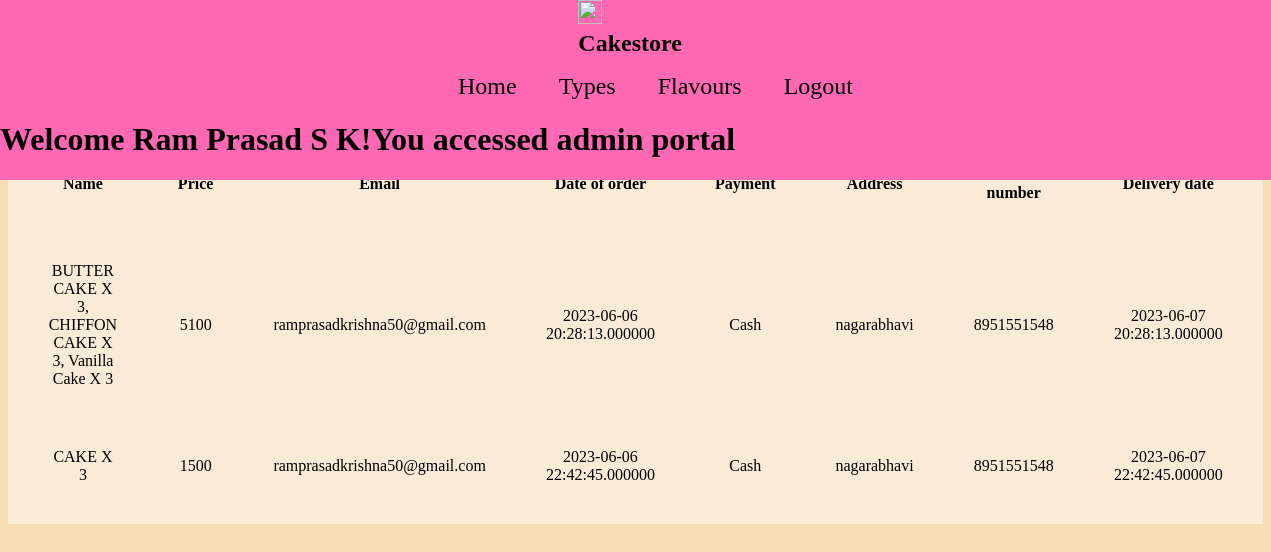
The app's page /admin.php (signed in) with its own data.
### tables this page shows
CREATE TABLE `orders` (
  `name` varchar(300) DEFAULT NULL,
  `price` int(5) DEFAULT NULL,
  `email` varchar(50) DEFAULT NULL,
  `d` datetime(6) NOT NULL,
  `payment` varchar(20) NOT NULL,
  `address` varchar(300) NOT NULL,
  `delivery` datetime(6) NOT NULL,
  `phno` bigint(10) NOT NULL
);

### admin.php (the view, shortened to what this page needs)
<?php
include 'connect.php';
?>
<!DOCTYPE html>
<html lang="en">
<head>
    <link rel="stylesheet" href="style.css">
</head>
<body style="background-color: wheat;">
    <div class="heading">
        <div class="logo"><img src="https://cdn.iconscout.com/icon/free/png-256/free-cake-1582399-1343940.png" width="24px" height="24px"> Cakestore </img></div>
        <ul class="nav">
            <li><a class="link" href="index.php"> Home </a></li>&nbsp;&nbsp;&nbsp;&nbsp;&nbsp;&nbsp;&nbsp;&nbsp;
            <li><a class="link" href="edittypes.php"> Types </a></li>&nbsp;&nbsp;&nbsp;&nbsp;&nbsp;&nbsp;&nbsp;&nbsp;
            <li><a class="link" href="editflavours.php"> Flavours </a></li>&nbsp;&nbsp;&nbsp;&nbsp;&nbsp;&nbsp;&nbsp;&nbsp;
            <li><a class="link" href="logout.php"> Logout </a></li><br>
        </ul>
        <h1>
            <?php
            if(isset($_SESSION['name'])){
                echo "Welcome ".$_SESSION['name']."!";
                echo "You accessed admin portal";
            }
            ?>
        </h1>
    </div>
    <div class="cat"><br>
        <table cellspacing="20px" cellpadding="20px" width="100%" style="text-align:center;">
            <tr>
                <th>Name</th>
                <th>Price</th>
                <th>Email</th>
                <th>Date of order</th>
                <th>Payment</th>
                <th>Address</th>
                <th>Phone number</th>
                <th>Delivery date</th>
            </tr>
            <?php
                $sql="SELECT * FROM `orders`";
                $stmt=$conn->prepare($sql);
                $stmt->execute();
                $result=$stmt->get_result();
                while($row = $result->fetch_assoc()){
                ?>
                    <tr>
                        <td><?php echo $row['name']; ?></td>
                        <td><?php echo $row['price']; ?></td>
                        <td><?php echo $row['email']; ?></td>
                        <td><?php echo $row['d']; ?></td>
                        <td><?php echo $row['payment']; ?></td>
                        <td><?php echo $row['address']; ?></td>
                        <td><?php echo $row['phno']; ?></td>
                        <td><?php echo $row['delivery']; ?></td>
                    </tr>
            <?php
                }
            ?>
        </table>
    </div>
</body>
</html>

### style.css (style rules this page uses)
.heading { background-color: rgb(255, 105, 180); position: fixed; top: 0; right: 0; left: 0; }
.logo { color: black; font-size: 24px; font-weight: bold; display: block; margin-left: auto; margin-right: auto; width: 9%; }
.link { text-decoration: none; font-size: 1.5em; color:black; }
.nav { text-align: center; }
.nav li { display: inline; list-style-type: none; }
.cat { padding-top: 100px; background-color: antiquewhite; }

### records on screen
orders: name "BUTTER CAKE X 3, CHIFFON CAKE X 3, Vanilla Cake X 3", price "5100", email "ramprasadkrishna50@gmail.com", d "2023-06-06 20:28:13.000000", payment "Cash", address "nagarabhavi", phno "8951551548", delivery "2023-06-07 20:28:13.000000"
orders: name "CAKE X 3", price "1500", email "ramprasadkrishna50@gmail.com", d "2023-06-06 22:42:45.000000", payment "Cash", address "nagarabhavi", phno "8951551548", delivery "2023-06-07 22:42:45.000000"

### other values on screen
$_SESSION['name'] "Ram Prasad S K"
